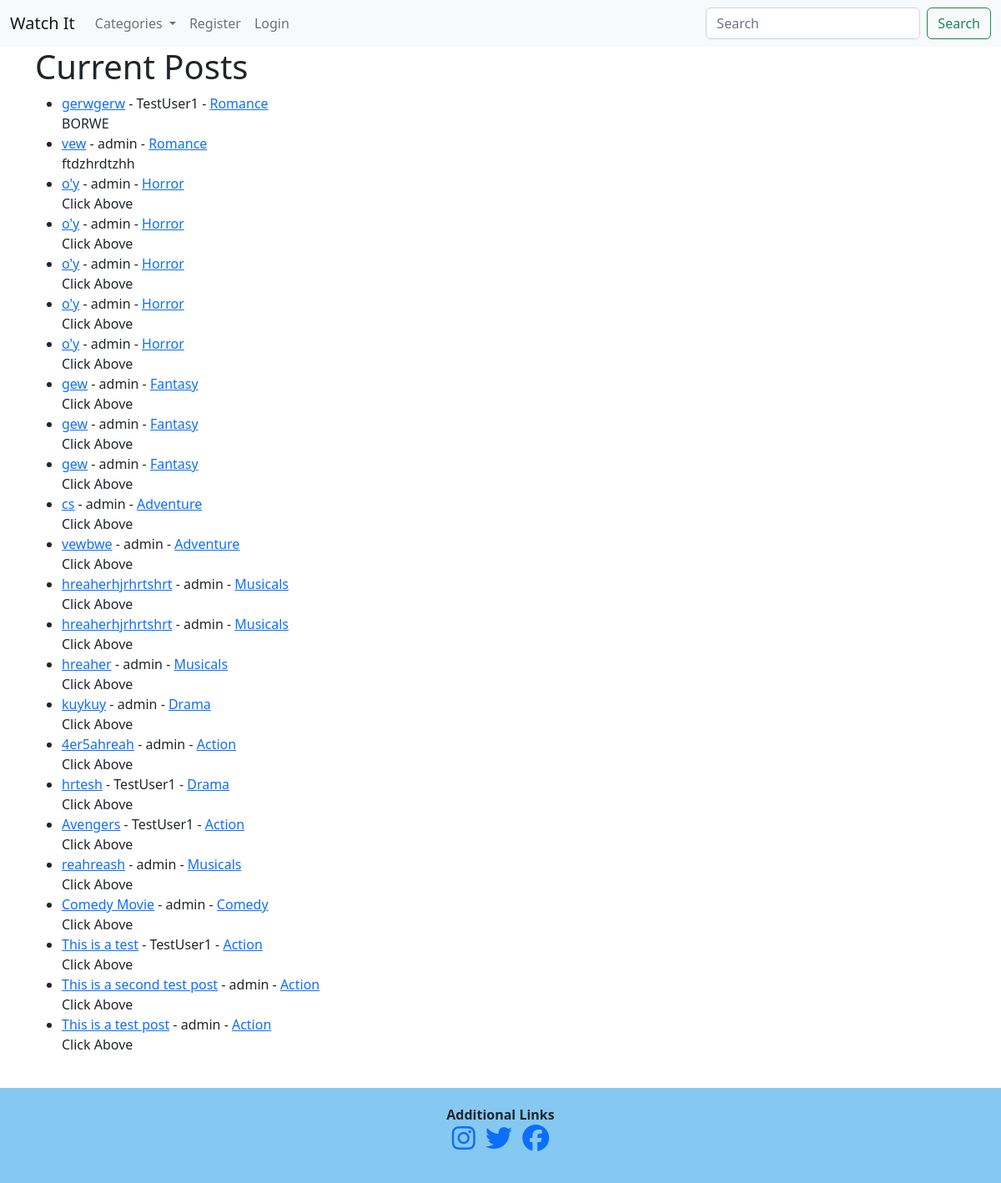
Before: / with the older database file.
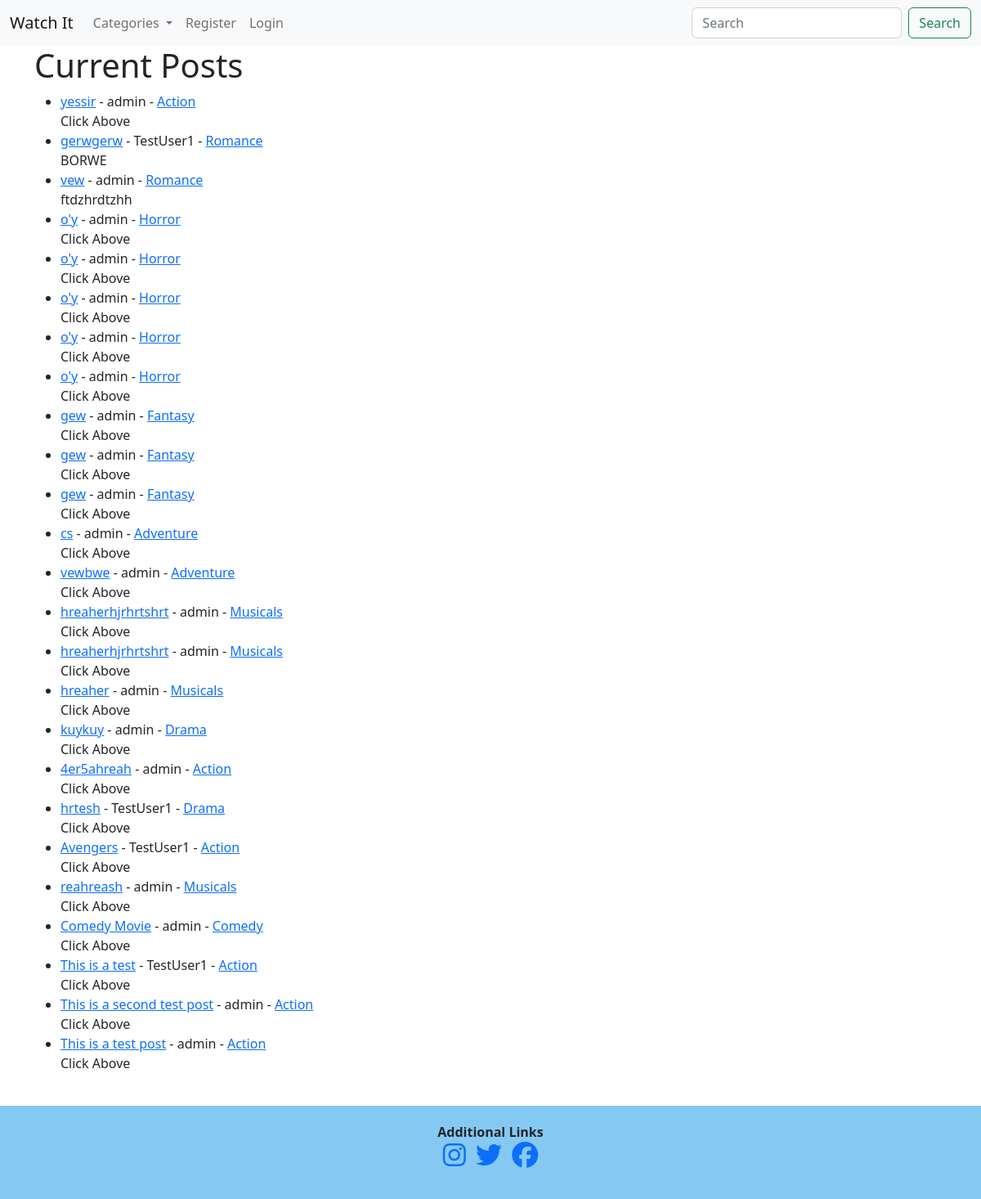
After: the same page with the newer database file.
### watchit/models.py (models this page shows, shortened)
class Post(models.Model):
    title = models.CharField(max_length=255)
    title_tag = models.CharField(max_length=255)
    header_image = CloudinaryField('image', default='default')
    author = models.ForeignKey(User, on_delete=models.CASCADE)
    """This will delete all of users' posts"""
    body = RichTextField(blank=True, null=True)
    post_date = models.DateField(auto_now_add=True)
    category = models.CharField(max_length=255, default='Action')
    snippet = models.CharField(max_length=255, default='Click Above')
    likes = models.ManyToManyField(User, related_name='blog_posts')

### watchit/views.py (the view)
# urls.py: path('', HomeView.as_view(), name="home"),
class HomeView(ListView):
    model = Post
    template_name = 'home.html'
    """This view will show all the posts since we passed in
    listview"""
    category = Category.objects.all()
    ordering = ['-id']
    def get_context_data(self, *args, **kwargs):
        category_menu = Category.objects.all()
        context = super(HomeView, self).get_context_data(*args, **kwargs)
        context["category_menu"] = category_menu
        return context

### watchit/models.py (called while the page is built)
    def __str__(self):
        return self.name

### watchit/templates/home.html
{% extends 'base.html' %}
{% block content %}
<h1>Current Posts</h1>
{% if user.is_authenticated %}
        <ul>
        {% for Post in object_list %}
            {% if user.id == Post.author.id %}
                <li><a href="{% url 'movie-detail' Post.pk %}">{{ Post.title }}</a> - {{ Post.author }} - <a href="{% url 'category' Post.category %}">{{ Post.category }}</a> - <a href="{% url 'edit-movie' Post.pk %}">Edit Movie</a> <br/>
                {{ Post.snippet|slice:":200" }}</li>
            {% else %}
                <li><a href="{% url 'movie-detail' Post.pk %}">{{ Post.title }}</a> - {{ Post.author }} - <a href="{% url 'category' Post.category %}">{{ Post.category }}</a><br/>
                {{ Post.snippet|slice:":200" }}</li>
            {% endif %}
        {% endfor %}
        </ul>
{% else %}
        <ul>
        {% for Post in object_list %}
            <li><a href="{% url 'movie-detail' Post.pk %}">{{ Post.title }}</a> - {{ Post.author }} - <a href="{% url 'category' Post.category %}">{{ Post.category }}</a><br/>
            {{ Post.snippet|slice:":200" }}</li>
        {% endfor %}
        </ul>
{% endif %}
</small> <br/>
 {% endblock %}

### watchit/templates/base.html (shortened to what this page needs)
{% load static %}
<!doctype html>
<html lang="en">
<head>
    <link href="https://cdn.jsdelivr.net/npm/bootstrap@5.2.2/dist/css/bootstrap.min.css" rel="stylesheet">
    <link rel="stylesheet" href="{% static 'style.css' %}">
    </head>
<body>
    <nav class="navbar navbar-expand-lg bg-light">
        <div class="container-fluid">
          <a class="navbar-brand" href="{% url 'home' %}">Watch It</a>
          <div class="collapse navbar-collapse" id="navbarSupportedContent">
            <ul class="navbar-nav me-auto mb-2 mb-lg-0">
              <li class="nav-item dropdown">
                <a class="nav-link dropdown-toggle" href="#" id="navbarDropdown" role="button" data-toggle="dropdown" aria-haspopup="true" aria-expanded="false">
                  Categories
                </a>
              </li>
              {% if user.is_authenticated %}
              <li class="nav-item">
                <a class="nav-link" href="{% url 'add-movie' %}">Add Movie</a>
              </li>
              <li class="nav-item">
                <a class="nav-link" href="{% url 'edit_profile' %}">Edit Profile</a>
              </li>
              <li class="nav-item">
                <a class="nav-link" href="{% url 'logout' %}">Logout</a>
              </li>
              {% else %}
              <li class="nav-item">
                <a class="nav-link" href="{% url 'registration' %}">Register</a>
              </li>
              <li class="nav-item">
                <a class="nav-link" href="{% url 'login' %}">Login</a>
              </li>
              {% endif %}
            </ul>
            <form class="d-flex" role="search">
              <input class="form-control me-2" type="search" placeholder="Search" aria-label="Search">
              <button class="btn btn-outline-success" type="submit">Search</button>
            </form>
          </div>
        </div>
      </nav>
    <div class="container">
    {% block content %}
    {% endblock %}
    </div>
    <section id="section-contact">
        <div class="container-fluid">
            <div class="justify-content-center">
                <div class="col-md-12 text-center">
                    <strong>Additional Links</strong>
                    <div class="col-md-12 d-flex justify-content-center">
                    <ul class="list-unstyled">
                        <li class="list-inline-item">
                          <a href="https://www.instagram.com/?hl=en" target="_blank"><i class="fab fa-instagram fa-2x"></i></a>
                      </li>
                      <li class="list-inline-item">
                          <a href="ttps://twitter.com/" target="_blank"><i class="fab fa-twitter fa-2x"></i></a>
                      </li>
                      <li class="list-inline-item">
                          <a href="https://www.facebook.com/" target="_blank"><i class="fab fa-facebook fa-2x"></i></a>
                      </li>
                      </ul>
                    </div>
                </div>
            </div>
        </div>
    </section>
</body>
</html>

### watchit/static/style.css (style rules this page uses)
body { word-wrap: break-word; }
#section-contact { background-color: rgba(52, 165, 235, .6)!important; padding: 20px; }

Changed rows visible on the page:
added Post: title "yessir", author "admin", category "Action", snippet "Click Above"
